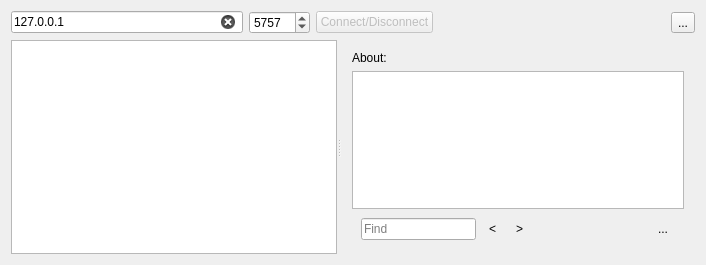
<?xml version="1.0" encoding="UTF-8"?>
<ui version="4.0">
 <class>MainWindow</class>
 <widget class="QMainWindow" name="MainWindow">
  <property name="geometry">
   <rect>
    <x>0</x>
    <y>0</y>
    <width>706</width>
    <height>265</height>
   </rect>
  </property>
  <property name="windowTitle">
   <string>DbgExtReader</string>
  </property>
  <widget class="QWidget" name="centralWidget">
   <layout class="QVBoxLayout" name="verticalLayout_2">
    <item>
     <layout class="QHBoxLayout" name="horizontalLayout">
      <item>
       <widget class="QLineEdit" name="lineEdit">
        <property name="text">
         <string>127.0.0.1</string>
        </property>
        <property name="placeholderText">
         <string>Remote host</string>
        </property>
        <property name="clearButtonEnabled">
         <bool>true</bool>
        </property>
       </widget>
      </item>
      <item>
       <widget class="QSpinBox" name="spinBox">
        <property name="minimum">
         <number>1</number>
        </property>
        <property name="maximum">
         <number>65535</number>
        </property>
        <property name="value">
         <number>5757</number>
        </property>
       </widget>
      </item>
      <item>
       <widget class="QPushButton" name="pushButton">
        <property name="enabled">
         <bool>false</bool>
        </property>
        <property name="text">
         <string>Connect/Disconnect</string>
        </property>
        <property name="checkable">
         <bool>true</bool>
        </property>
       </widget>
      </item>
      <item>
       <spacer name="horizontalSpacer">
        <property name="orientation">
         <enum>Qt::Horizontal</enum>
        </property>
        <property name="sizeHint" stdset="0">
         <size>
          <width>40</width>
          <height>20</height>
         </size>
        </property>
       </spacer>
      </item>
      <item>
       <widget class="QToolButton" name="toolButton">
        <property name="text">
         <string>...</string>
        </property>
       </widget>
      </item>
     </layout>
    </item>
    <item>
     <widget class="QSplitter" name="splitter">
      <property name="orientation">
       <enum>Qt::Horizontal</enum>
      </property>
      <widget class="QListView" name="listView"/>
      <widget class="QWidget" name="">
       <layout class="QVBoxLayout" name="verticalLayout">
        <item>
         <widget class="QLabel" name="lblAboutApp">
          <property name="text">
           <string>About:</string>
          </property>
         </widget>
        </item>
        <item>
         <widget class="QPlainTextEdit" name="plainTextEdit"/>
        </item>
        <item>
         <layout class="QHBoxLayout" name="horizontalLayout_41">
          <property name="leftMargin">
           <number>9</number>
          </property>
          <property name="topMargin">
           <number>3</number>
          </property>
          <property name="rightMargin">
           <number>9</number>
          </property>
          <property name="bottomMargin">
           <number>3</number>
          </property>
          <item>
           <widget class="QLineEdit" name="leFindPteLog">
            <property name="placeholderText">
             <string>Find</string>
            </property>
            <property name="clearButtonEnabled">
             <bool>true</bool>
            </property>
           </widget>
          </item>
          <item>
           <widget class="QToolButton" name="toolButton_17">
            <property name="text">
             <string>&lt;</string>
            </property>
            <property name="autoRaise">
             <bool>true</bool>
            </property>
           </widget>
          </item>
          <item>
           <widget class="QToolButton" name="toolButton_18">
            <property name="text">
             <string>&gt;</string>
            </property>
            <property name="autoRaise">
             <bool>true</bool>
            </property>
           </widget>
          </item>
          <item>
           <spacer name="horizontalSpacer_46">
            <property name="orientation">
             <enum>Qt::Horizontal</enum>
            </property>
            <property name="sizeHint" stdset="0">
             <size>
              <width>40</width>
              <height>20</height>
             </size>
            </property>
           </spacer>
          </item>
          <item>
           <widget class="QToolButton" name="toolButton_16">
            <property name="toolTip">
             <string>Save log</string>
            </property>
            <property name="text">
             <string>...</string>
            </property>
            <property name="autoRaise">
             <bool>true</bool>
            </property>
           </widget>
          </item>
         </layout>
        </item>
       </layout>
      </widget>
     </widget>
    </item>
   </layout>
  </widget>
 </widget>
 <layoutdefault spacing="6" margin="11"/>
 <resources/>
 <connections/>
</ui>
